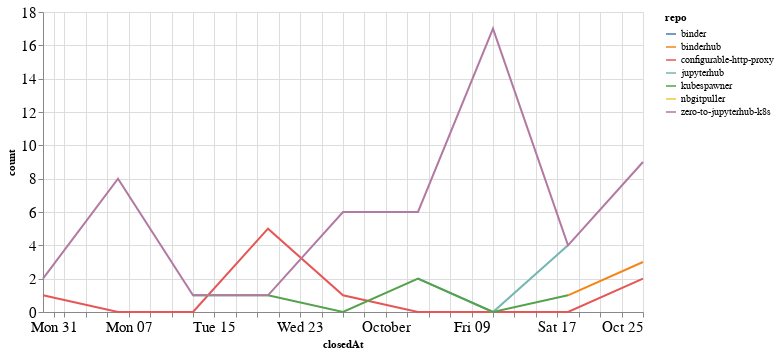

Notebook code cell kept with this figure:
### Code cell
closed_by_time = closed_by.groupby('repo').resample('W', on='closedAt').count()['author'].reset_index()
closed_by_time = closed_by_time.rename(columns={'author': 'count'})

alt.Chart(closed_by_time, width=600).mark_line().encode(
    x='closedAt',
    y='count',
    color='repo',
    tooltip="repo"
)

### Figure 1 — Vega-Lite specification as saved in the notebook (floating-point values rounded to 4 significant figures)
{"config": {"axisLeft": {"labelFontSize": 15}, "axisBottom": {"labelFontSize": 15}}, "data": {"name": "data-fb604756b260f7186eb2a39b5a5270af"}, "mark": "line", "encoding": {"color": {"type": "nominal", "field": "repo"}, "tooltip": {"type": "nominal", "field": "repo"}, "x": {"type": "temporal", "field": "closedAt"}, "y": {"type": "quantitative", "field": "count"}}, "width": 600, "$schema": "https://vega.github.io/schema/vega-lite/v4.8.1.json", "datasets": {"data-fb604756b260f7186eb2a39b5a5270af": [{"repo": "binder", "closedAt": "2020-10-18T00:00:00", "count": 1}, {"repo": "binderhub", "closedAt": "2020-10-18T00:00:00", "count": 1}, {"repo": "binderhub", "closedAt": "2020-10-25T00:00:00", "count": 3}, {"repo": "configurable-http-proxy", "closedAt": "2020-08-30T00:00:00", "count": 1}, {"repo": "configurable-http-proxy", "closedAt": "2020-09-06T00:00:00", "count": 0}, {"repo": "configurable-http-proxy", "closedAt": "2020-09-13T00:00:00", "count": 0}, {"repo": "configurable-http-proxy", "closedAt": "2020-09-20T00:00:00", "count": 5}, {"repo": "configurable-http-proxy", "closedAt": "2020-09-27T00:00:00", "count": 1}, {"repo": "configurable-http-proxy", "closedAt": "2020-10-04T00:00:00", "count": 0}, {"repo": "configurable-http-proxy", "closedAt": "2020-10-11T00:00:00", "count": 0}, {"repo": "configurable-http-proxy", "closedAt": "2020-10-18T00:00:00", "count": 0}, {"repo": "configurable-http-proxy", "closedAt": "2020-10-25T00:00:00", "count": 2}, {"repo": "jupyterhub", "closedAt": "2020-10-04T00:00:00", "count": 2}, {"repo": "jupyterhub", "closedAt": "2020-10-11T00:00:00", "count": 0}, {"repo": "jupyterhub", "closedAt": "2020-10-18T00:00:00", "count": 4}, {"repo": "kubespawner", "closedAt": "2020-09-13T00:00:00", "count": 1}, {"repo": "kubespawner", "closedAt": "2020-09-20T00:00:00", "count": 1}, {"repo": "kubespawner", "closedAt": "2020-09-27T00:00:00", "count": 0}, {"repo": "kubespawner", "closedAt": "2020-10-04T00:00:00", "count": 2}, {"repo": "kubespawner", "closedAt": "2020-10-11T00:00:00", "count": 0}, {"repo": "kubespawner", "closedAt": "2020-10-18T00:00:00", "count": 1}, {"repo": "nbgitpuller", "closedAt": "2020-10-04T00:00:00", "count": 2}, {"repo": "zero-to-jupyterhub-k8s", "closedAt": "2020-08-30T00:00:00", "count": 2}, {"repo": "zero-to-jupyterhub-k8s", "closedAt": "2020-09-06T00:00:00", "count": 8}, {"repo": "zero-to-jupyterhub-k8s", "closedAt": "2020-09-13T00:00:00", "count": 1}, {"repo": "zero-to-jupyterhub-k8s", "closedAt": "2020-09-20T00:00:00", "count": 1}, {"repo": "zero-to-jupyterhub-k8s", "closedAt": "2020-09-27T00:00:00", "count": 6}, {"repo": "zero-to-jupyterhub-k8s", "closedAt": "2020-10-04T00:00:00", "count": 6}, {"repo": "zero-to-jupyterhub-k8s", "closedAt": "2020-10-11T00:00:00", "count": 17}, {"repo": "zero-to-jupyterhub-k8s", "closedAt": "2020-10-18T00:00:00", "count": 4}, {"repo": "zero-to-jupyterhub-k8s", "closedAt": "2020-10-25T00:00:00", "count": 9}]}}
